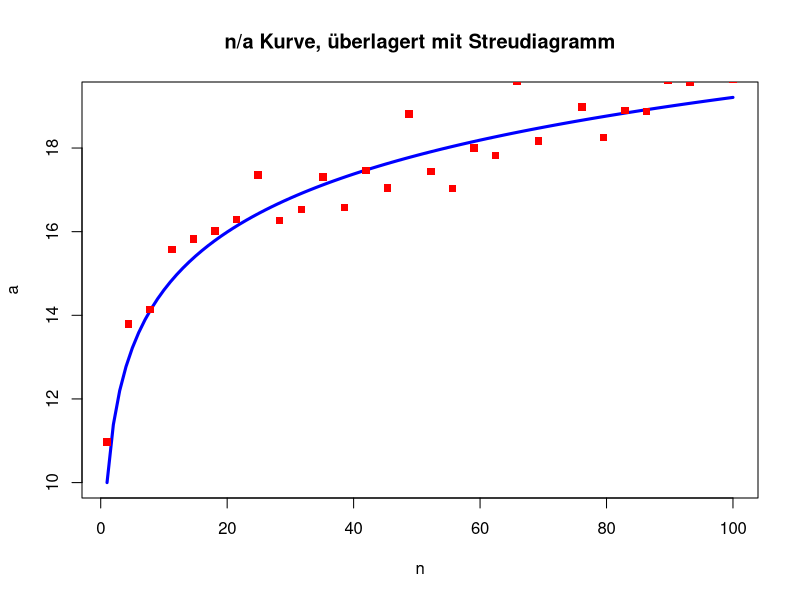

Source code (R):
# Günther, Martin---
# Matrikelnr.8119146
#******************************************************
# Aufgabe 5
#******************************************************

#a

#geg
# k = 30
# a =10+2 log n
# n [1:100]

# set seed analog Blatt 10 A2 für Reproduzierbarkeit

set.seed(72)


n_werte <- seq(1, 100, length.out = 30) #k=30 gleichmäßig verteilte Werte
#zwischen 1 und 100

#Ai berechnen
ai_werte <- 10 + 2 * log(n_werte)
# rnorm(k, Erwartungswert, varianz nicht quadriert) 
ai_values <- ai_werte + rnorm(30, mean = 0, sd = sqrt(1/2))

# Ausgabe der Ai-Werte
print(ai_values)


#b

# Wertetabelle für alle Punkte erstellen unter Nutzung von Sequenz
n_seq <- seq(1, 100, length.out = 100)
a_seq <- 10 + 2 * log(n_seq)

# Erstellen der Grafik
plot(n_seq, a_seq, type = "l", col = "blue", lwd = 3, 
     main = "n/a Kurve, überlagert mit Streudiagramm",
     xlab = "n", ylab = "a")
points(n_werte, ai_values, col = "red", pch = 15)




# Aufräumen ----
#***************
rm(list = ls())
